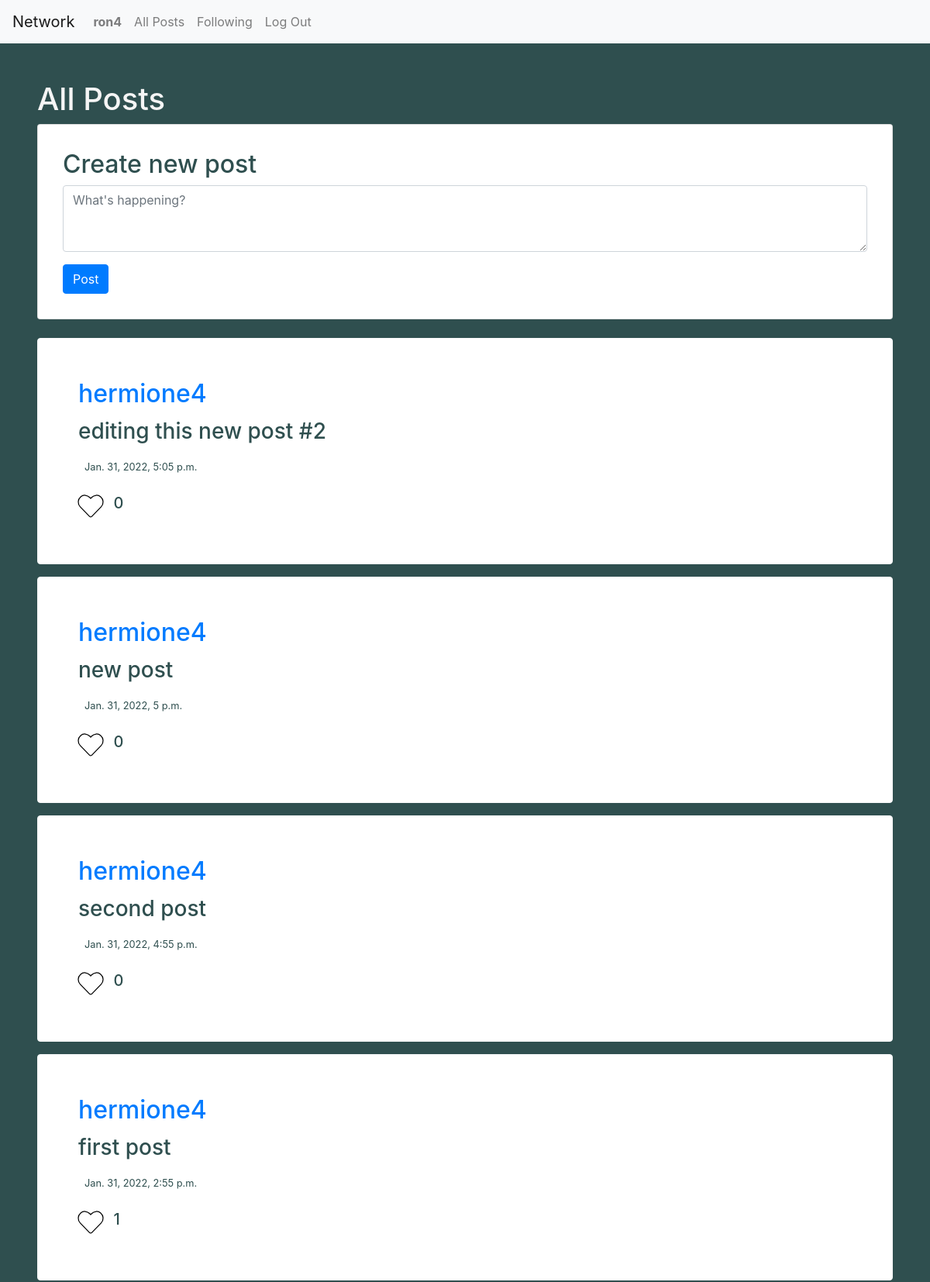
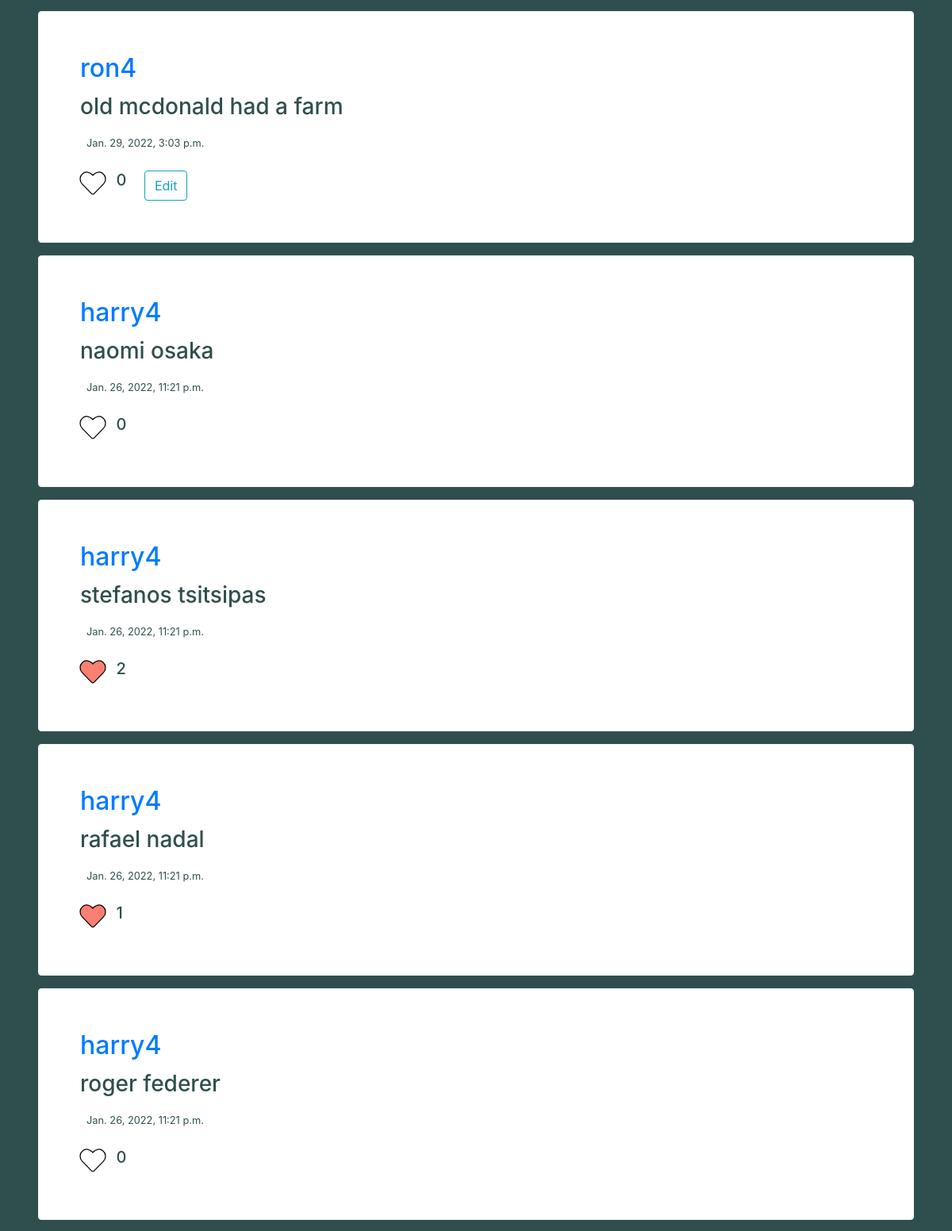
The app's page / (signed in, upper part) with its own data (2 pictures, top to bottom).
### network/models.py (models this page shows, shortened)
class User(AbstractUser):
    follow_list = models.ManyToManyField("self", related_name='follows', blank=True, symmetrical=False)

class Post(models.Model):
    user = models.ForeignKey(User,on_delete=models.CASCADE,related_name="userID")
    contents = models.CharField(max_length=280, default=None)
    created_dt = models.DateTimeField(default=datetime.datetime.now)
    likes = models.ManyToManyField(User, related_name="likes", blank=True)
    def get_likes_count(self):
        return self.likes.count()

### network/views.py (the view)
# urls.py: path("", views.index, name="index"),
def index(request):
    unpaginated_posts = Post.objects.all().order_by('-created_dt')
    all_posts = paginate(request, unpaginated_posts)
    return render(request, "network/index.html", {
        'form': forms.CreatePostForm(),
        'all_posts': all_posts,
        "title": "All Posts",
        'remove_create_post': "False"
    })

### network/forms.py
class CreatePostForm(forms.Form):
    contents =forms.CharField(label="",required= False, widget= forms.Textarea
    (attrs={'placeholder':'What\'s happening?','class':'col-sm','style':'top:1rem,margin:10rem'}))

### network/views.py (called while the page is built)
def paginate(request, dataList):
    paginator = Paginator(dataList, MAX_POSTS_PER_PAGE)
    page_num = request.GET.get('page')
    page_obj = paginator.get_page(page_num)
    return page_obj

### network/templates/network/index.html (shortened to what this page needs)
{% extends "network/layout.html" %}
{% load static %}
{% block body %}
<div class="container-fluid" id="index-view">
  {% if is_profile_page == "True" %}
    {% include "network/profile.html" %}
  {% else %}
    <h1>{{ title }}</h1>
  {% endif %}
  {% if remove_create_post == "False" %}
    {% include "network/createpost.html" %}
  {% endif %}
    <br>
    {% for post in all_posts %}
    <div class="card border-light mb-3" id="post-view">
        <div class="card-body">
            <h2 class="card-title"><a href="{% url 'profile' post.user.username %}">{{post.user.username}}</a></h2>
            <h3 class="card-text" id="post_body_{{post.id}}"> {{ post.contents }}</h3>
            <p class="card-text ml-auto p-2"><small>{{post.created_dt}}</small></p>
            <div style="display: inline-flex">
              {% if request.user in post.likes.all %}
                <i id="like_btn_{{post.id}}" class="fa fa-heart fa-2x" style="color: salmon; " onclick="like_or_unlike(`{{post.id}}`)"></i>
              {% else %}
                <i id="like_btn_{{post.id}}" class="fa fa-heart fa-2x" style="color: white; " onclick="like_or_unlike(`{{post.id}}`)"></i>
              {% endif %}
              <h5 id="like_count_{{post.id}}"> {{ post.get_likes_count }}</h5>
              {% ifequal request.user post.user %}
              <button class="btn btn-outline-info" onclick='edit_post(`{{post.id}}`)'>Edit</button>
              {% endifequal %}
            </div>
        </div>
    </div>
    {% endfor %}
    <br>
</div>
<link rel="stylesheet" href="https://cdnjs.cloudflare.com/ajax/libs/font-awesome/4.7.0/css/font-awesome.min.css">
{% endblock %}

### network/templates/network/layout.html (shortened to what this page needs)
{% load static %}
<!DOCTYPE html>
<html lang="en">
    <head>
        <link rel="stylesheet" href="https://stackpath.bootstrapcdn.com/bootstrap/4.4.1/css/bootstrap.min.css">
        <link href="{% static 'network/styles.css' %}" rel="stylesheet">
    </head>
    <body>
        <nav class="navbar navbar-expand-lg navbar-light bg-light">
            <a class="navbar-brand" href="{% url 'index' %}">Network</a>
            <div>
              <ul class="navbar-nav mr-auto">
                {% if user.is_authenticated %}
                    <li class="nav-item">
                        <a class="nav-link" href="{% url 'profile' user.username %}"><strong>{{ user.username }}</strong></a>
                    </li>
                {% endif %}
                <li class="nav-item">
                  <a class="nav-link" href="{% url 'index' %}">All Posts</a>
                </li>
                {% if user.is_authenticated %}
                    <li class="nav-item">
                        <a class="nav-link" href="{% url 'following' %}">Following</a>
                    </li>
                    <li class="nav-item">
                        <a class="nav-link" href="{% url 'logout' %}">Log Out</a>
                    </li>
                {% endif %}
              </ul>
            </div>
          </nav>
        <div class="body">
            {% block body %}
            {% endblock %}
        </div>
    </body>
</html>

### network/static/network/styles.css (style rules this page uses)
#index-view, #following-view, #profile-view, #login-view, #register-view { color:whitesmoke; padding:3rem; }
.card { background-color: white; color: darkslategray; }
#post-view { padding: 2rem; position:relative; }
body { background-color:darkslategray; }

### records on screen
User: username "ron4"
Post: user.username "hermione4", contents "editing this new post #2", created_dt "Jan. 31, 2022, 5:05 p.m.", get_likes_count "0"
Post: user.username "hermione4", contents "new post", created_dt "Jan. 31, 2022, 5 p.m.", get_likes_count "0"
Post: user.username "hermione4", contents "second post", created_dt "Jan. 31, 2022, 4:55 p.m.", get_likes_count "0"
Post: user.username "hermione4", contents "first post", created_dt "Jan. 31, 2022, 2:55 p.m.", get_likes_count "1"
Post: user.username "ron4", contents "old mcdonald had a farm", created_dt "Jan. 29, 2022, 3:03 p.m.", get_likes_count "0"
Post: user.username "harry4", contents "naomi osaka", created_dt "Jan. 26, 2022, 11:21 p.m.", get_likes_count "0"
Post: user.username "harry4", contents "stefanos tsitsipas", created_dt "Jan. 26, 2022, 11:21 p.m.", get_likes_count "2"
Post: user.username "harry4", contents "rafael nadal", created_dt "Jan. 26, 2022, 11:21 p.m.", get_likes_count "1"
Post: user.username "harry4", contents "roger federer", created_dt "Jan. 26, 2022, 11:21 p.m.", get_likes_count "0"

### other values on screen
{{ title }} "All Posts"
